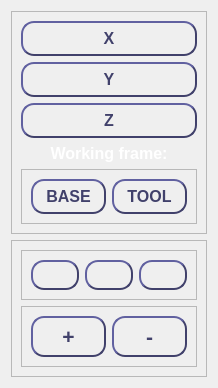
                   <widget class="QWidget" name="jog_linear_page">
                    <layout class="QVBoxLayout" name="verticalLayout_5">
                     <item>
                      <widget class="QFrame" name="jog_linear_direction_frame">
                       <property name="frameShape">
                        <enum>QFrame::StyledPanel</enum>
                       </property>
                       <property name="frameShadow">
                        <enum>QFrame::Raised</enum>
                       </property>
                       <layout class="QVBoxLayout" name="verticalLayout_4">
                        <item>
                         <widget class="QPushButton" name="btn_axis_x">
                          <property name="font">
                           <font>
                            <pointsize>12</pointsize>
                            <weight>75</weight>
                            <bold>true</bold>
                           </font>
                          </property>
                          <property name="accessibleDescription">
                           <string>not styled</string>
                          </property>
                          <property name="styleSheet">
                           <string notr="true">QPushButton {
    border-style: outset;
    border-width: 2px;
    border-radius:13px;
	border-color: #41416b;
    min-width: 2em;
    padding: 6px;
	color: #41416b;
}

QPushButton:checked {
 	border-width: 4px;
	border-color:#40ff66;
	color: #ff4040;
}</string>
                          </property>
                          <property name="text">
                           <string>X</string>
                          </property>
                          <property name="iconSize">
                           <size>
                            <width>32</width>
                            <height>32</height>
                           </size>
                          </property>
                          <property name="checkable">
                           <bool>true</bool>
                          </property>
                          <attribute name="buttonGroup">
                           <string notr="true">linear_group</string>
                          </attribute>
                         </widget>
                        </item>
                        <item>
                         <widget class="QPushButton" name="btn_axis_y">
                          <property name="font">
                           <font>
                            <pointsize>12</pointsize>
                            <weight>75</weight>
                            <bold>true</bold>
                           </font>
                          </property>
                          <property name="accessibleDescription">
                           <string>not styled</string>
                          </property>
                          <property name="styleSheet">
                           <string notr="true">QPushButton {
    border-style: outset;
    border-width: 2px;
    border-radius:13px;
	border-color: #41416b;
    min-width: 2em;
    padding: 6px;
	color: #41416b;
}

QPushButton:checked {
 	border-width: 4px;
	border-color:#40ff66;
	color: #40ff66;
}</string>
                          </property>
                          <property name="text">
                           <string>Y</string>
                          </property>
                          <property name="iconSize">
                           <size>
                            <width>32</width>
                            <height>32</height>
                           </size>
                          </property>
                          <property name="checkable">
                           <bool>true</bool>
                          </property>
                          <attribute name="buttonGroup">
                           <string notr="true">linear_group</string>
                          </attribute>
                         </widget>
                        </item>
                        <item>
                         <widget class="QPushButton" name="btn_axis_z">
                          <property name="font">
                           <font>
                            <pointsize>12</pointsize>
                            <weight>75</weight>
                            <bold>true</bold>
                           </font>
                          </property>
                          <property name="accessibleDescription">
                           <string>not styled</string>
                          </property>
                          <property name="styleSheet">
                           <string notr="true">QPushButton {
    border-style: outset;
    border-width: 2px;
    border-radius:13px;
	border-color: #41416b;
    min-width: 2em;
    padding: 6px;
	color: #41416b;
}

QPushButton:checked {
 	border-width: 4px;
	border-color:#40ff66;
	color: #4090ff;
}</string>
                          </property>
                          <property name="text">
                           <string>Z</string>
                          </property>
                          <property name="iconSize">
                           <size>
                            <width>32</width>
                            <height>32</height>
                           </size>
                          </property>
                          <property name="checkable">
                           <bool>true</bool>
                          </property>
                          <attribute name="buttonGroup">
                           <string notr="true">linear_group</string>
                          </attribute>
                         </widget>
                        </item>
                        <item>
                         <widget class="QLabel" name="label">
                          <property name="font">
                           <font>
                            <pointsize>12</pointsize>
                            <weight>75</weight>
                            <bold>true</bold>
                           </font>
                          </property>
                          <property name="styleSheet">
                           <string notr="true">color: white;</string>
                          </property>
                          <property name="text">
                           <string>Working frame:</string>
                          </property>
                          <property name="alignment">
                           <set>Qt::AlignCenter</set>
                          </property>
                         </widget>
                        </item>
                        <item>
                         <widget class="QFrame" name="jog_frame_frame">
                          <property name="frameShape">
                           <enum>QFrame::StyledPanel</enum>
                          </property>
                          <property name="frameShadow">
                           <enum>QFrame::Raised</enum>
                          </property>
                          <layout class="QHBoxLayout" name="horizontalLayout_20">
                           <item>
                            <widget class="QPushButton" name="btn_base_frame">
                             <property name="font">
                              <font>
                               <pointsize>12</pointsize>
                               <weight>75</weight>
                               <bold>true</bold>
                              </font>
                             </property>
                             <property name="accessibleDescription">
                              <string notr="true">BASE</string>
                             </property>
                             <property name="styleSheet">
                              <string notr="true">QPushButton {
    border-style: outset;
    border-width: 2px;
    border-radius:13px;
	border-color: #41416b;
    min-width: 2em;
    padding: 6px;
	color: #41416b;
}

QPushButton:checked {
 	border-width: 4px;
	border-color:#40ff66;
	color: #4090ff;
}</string>
                             </property>
                             <property name="text">
                              <string>BASE</string>
                             </property>
                             <property name="checkable">
                              <bool>true</bool>
                             </property>
                             <attribute name="buttonGroup">
                              <string notr="true">frame_group</string>
                             </attribute>
                            </widget>
                           </item>
                           <item>
                            <widget class="QPushButton" name="btn_tool_frame">
                             <property name="font">
                              <font>
                               <pointsize>12</pointsize>
                               <weight>75</weight>
                               <bold>true</bold>
                              </font>
                             </property>
                             <property name="accessibleDescription">
                              <string notr="true">TOOL</string>
                             </property>
                             <property name="styleSheet">
                              <string notr="true">QPushButton {
    border-style: outset;
    border-width: 2px;
    border-radius:13px;
	border-color: #41416b;
    min-width: 2em;
    padding: 6px;
	color: #41416b;
}

QPushButton:checked {
 	border-width: 4px;
	border-color:#40ff66;
	color: #4090ff;
}</string>
                             </property>
                             <property name="text">
                              <string>TOOL</string>
                             </property>
                             <property name="checkable">
                              <bool>true</bool>
                             </property>
                             <attribute name="buttonGroup">
                              <string notr="true">frame_group</string>
                             </attribute>
                            </widget>
                           </item>
                          </layout>
                         </widget>
                        </item>
                       </layout>
                      </widget>
                     </item>
                     <item>
                      <widget class="QFrame" name="jog_move_linear_frame">
                       <property name="frameShape">
                        <enum>QFrame::StyledPanel</enum>
                       </property>
                       <property name="frameShadow">
                        <enum>QFrame::Raised</enum>
                       </property>
                       <layout class="QVBoxLayout" name="verticalLayout_15">
                        <item>
                         <widget class="QFrame" name="jog_discrete_level_frame">
                          <property name="frameShape">
                           <enum>QFrame::StyledPanel</enum>
                          </property>
                          <property name="frameShadow">
                           <enum>QFrame::Raised</enum>
                          </property>
                          <layout class="QHBoxLayout" name="horizontalLayout_11">
                           <item>
                            <widget class="QPushButton" name="btn_no_discrete">
                             <property name="toolTip">
                              <string>Linear discrete level: low</string>
                             </property>
                             <property name="accessibleName">
                              <string>low_discrete</string>
                             </property>
                             <property name="accessibleDescription">
                              <string>50</string>
                             </property>
                             <property name="styleSheet">
                              <string notr="true">QPushButton {
    border-style: outset;
    border-width: 2px;
    border-radius:13px;
	border-color: #41416b;
    min-width: 2em;
    padding: 6px;
	color: #41416b;
}

QPushButton:checked {
 	border-width: 4px;
	border-color:#40ff66;
	color: #ff4040;
}</string>
                             </property>
                             <property name="text">
                              <string/>
                             </property>
                             <property name="iconSize">
                              <size>
                               <width>32</width>
                               <height>32</height>
                              </size>
                             </property>
                             <property name="checkable">
                              <bool>true</bool>
                             </property>
                             <attribute name="buttonGroup">
                              <string notr="true">linear_discrete_group</string>
                             </attribute>
                            </widget>
                           </item>
                           <item>
                            <widget class="QPushButton" name="btn_medium_discrete">
                             <property name="toolTip">
                              <string>Linear discrete level: medium</string>
                             </property>
                             <property name="accessibleName">
                              <string>medium_discrete</string>
                             </property>
                             <property name="accessibleDescription">
                              <string>10</string>
                             </property>
                             <property name="styleSheet">
                              <string notr="true">QPushButton {
    border-style: outset;
    border-width: 2px;
    border-radius:13px;
	border-color: #41416b;
    min-width: 2em;
    padding: 6px;
	color: #41416b;
}

QPushButton:checked {
 	border-width: 4px;
	border-color:#40ff66;
	color: #ff4040;
}</string>
                             </property>
                             <property name="text">
                              <string/>
                             </property>
                             <property name="iconSize">
                              <size>
                               <width>32</width>
                               <height>32</height>
                              </size>
                             </property>
                             <property name="checkable">
                              <bool>true</bool>
                             </property>
                             <attribute name="buttonGroup">
                              <string notr="true">linear_discrete_group</string>
                             </attribute>
                            </widget>
                           </item>
                           <item>
                            <widget class="QPushButton" name="btn_large_discrete">
                             <property name="toolTip">
                              <string>Linear discrete level: large</string>
                             </property>
                             <property name="accessibleName">
                              <string>high_discrete</string>
                             </property>
                             <property name="accessibleDescription">
                              <string>1</string>
                             </property>
                             <property name="styleSheet">
                              <string notr="true">QPushButton {
    border-style: outset;
    border-width: 2px;
    border-radius:13px;
	border-color: #41416b;
    min-width: 2em;
    padding: 6px;
	color: #41416b;
}

QPushButton:checked {
 	border-width: 4px;
	border-color:#40ff66;
	color: #ff4040;
}</string>
                             </property>
                             <property name="text">
                              <string/>
                             </property>
                             <property name="iconSize">
                              <size>
                               <width>32</width>
                               <height>32</height>
                              </size>
                             </property>
                             <property name="checkable">
                              <bool>true</bool>
                             </property>
                             <attribute name="buttonGroup">
                              <string notr="true">linear_discrete_group</string>
                             </attribute>
                            </widget>
                           </item>
                          </layout>
                         </widget>
                        </item>
                        <item>
                         <widget class="QFrame" name="jog_linear_controls_frame">
                          <property name="frameShape">
                           <enum>QFrame::StyledPanel</enum>
                          </property>
                          <property name="frameShadow">
                           <enum>QFrame::Raised</enum>
                          </property>
                          <layout class="QHBoxLayout" name="horizontalLayout_19">
                           <item>
                            <widget class="QPushButton" name="btn_move_forward">
                             <property name="font">
                              <font>
                               <pointsize>16</pointsize>
                               <weight>75</weight>
                               <bold>true</bold>
                              </font>
                             </property>
                             <property name="accessibleName">
                              <string>linear_jog|stop</string>
                             </property>
                             <property name="accessibleDescription">
                              <string>+</string>
                             </property>
                             <property name="styleSheet">
                              <string notr="true">QPushButton {
    border-style: outset;
    border-width: 2px;
    border-radius:13px;
	border-color: #41416b;
    min-width: 2em;
    padding: 6px;
	color: #41416b;
}

QPushButton:pressed {
 	background-color:#40ff66;
 	border-width: 4px;
	border-color:#1c1c1c;
	color: white;
}</string>
                             </property>
                             <property name="text">
                              <string>+</string>
                             </property>
                             <property name="iconSize">
                              <size>
                               <width>32</width>
                               <height>32</height>
                              </size>
                             </property>
                            </widget>
                           </item>
                           <item>
                            <widget class="QPushButton" name="btn_move_backward">
                             <property name="font">
                              <font>
                               <pointsize>16</pointsize>
                               <weight>75</weight>
                               <bold>true</bold>
                              </font>
                             </property>
                             <property name="accessibleName">
                              <string>linear_jog|stop</string>
                             </property>
                             <property name="accessibleDescription">
                              <string>-</string>
                             </property>
                             <property name="styleSheet">
                              <string notr="true">QPushButton {
    border-style: outset;
    border-width: 2px;
    border-radius:13px;
	border-color: #41416b;
    min-width: 2em;
    padding: 6px;
	color: #41416b;
}

QPushButton:pressed {
 	background-color:#40ff66;
 	border-width: 4px;
	border-color:#1c1c1c;
	color: white;
}</string>
                             </property>
                             <property name="text">
                              <string>-</string>
                             </property>
                             <property name="iconSize">
                              <size>
                               <width>32</width>
                               <height>32</height>
                              </size>
                             </property>
                            </widget>
                           </item>
                          </layout>
                         </widget>
                        </item>
                       </layout>
                      </widget>
                     </item>
                    </layout>
                   </widget>
